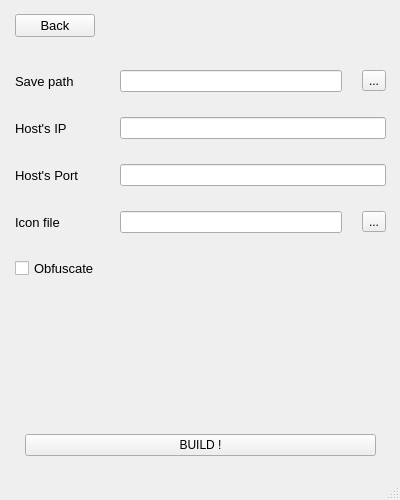
<?xml version="1.0" encoding="UTF-8"?>
<ui version="4.0">
 <class>MainWindow</class>
 <widget class="QMainWindow" name="MainWindow">
  <property name="geometry">
   <rect>
    <x>0</x>
    <y>0</y>
    <width>400</width>
    <height>500</height>
   </rect>
  </property>
  <property name="windowTitle">
   <string>PyRAT</string>
  </property>
  <property name="windowIcon">
   <iconset>
    <normaloff>../icons/pyrat_icon_fullsize.png</normaloff>../icons/pyrat_icon_fullsize.png</iconset>
  </property>
  <widget class="QWidget" name="centralwidget">
   <widget class="QWidget" name="formLayoutWidget">
    <property name="geometry">
     <rect>
      <x>0</x>
      <y>50</y>
      <width>401</width>
      <height>361</height>
     </rect>
    </property>
    <layout class="QFormLayout" name="formLayout">
     <property name="horizontalSpacing">
      <number>20</number>
     </property>
     <property name="verticalSpacing">
      <number>25</number>
     </property>
     <property name="leftMargin">
      <number>15</number>
     </property>
     <property name="topMargin">
      <number>20</number>
     </property>
     <property name="rightMargin">
      <number>15</number>
     </property>
     <property name="bottomMargin">
      <number>20</number>
     </property>
     <item row="0" column="0">
      <widget class="QLabel" name="label">
       <property name="font">
        <font>
         <pointsize>10</pointsize>
        </font>
       </property>
       <property name="text">
        <string>Save path</string>
       </property>
      </widget>
     </item>
     <item row="1" column="0">
      <widget class="QLabel" name="label_2">
       <property name="font">
        <font>
         <pointsize>10</pointsize>
        </font>
       </property>
       <property name="text">
        <string>Host's IP</string>
       </property>
      </widget>
     </item>
     <item row="1" column="1">
      <widget class="QLineEdit" name="hostEdit"/>
     </item>
     <item row="2" column="0">
      <widget class="QLabel" name="label_3">
       <property name="font">
        <font>
         <pointsize>10</pointsize>
        </font>
       </property>
       <property name="text">
        <string>Host's Port</string>
       </property>
      </widget>
     </item>
     <item row="2" column="1">
      <widget class="QLineEdit" name="portEdit"/>
     </item>
     <item row="4" column="0">
      <widget class="QCheckBox" name="obfuscateCheckBox">
       <property name="font">
        <font>
         <pointsize>10</pointsize>
        </font>
       </property>
       <property name="text">
        <string>Obfuscate</string>
       </property>
      </widget>
     </item>
     <item row="3" column="0">
      <widget class="QLabel" name="label_4">
       <property name="font">
        <font>
         <pointsize>10</pointsize>
        </font>
       </property>
       <property name="text">
        <string>Icon file</string>
       </property>
      </widget>
     </item>
     <item row="3" column="1">
      <layout class="QHBoxLayout" name="horizontalLayout">
       <property name="spacing">
        <number>20</number>
       </property>
       <item>
        <widget class="QLineEdit" name="iconEdit"/>
       </item>
       <item>
        <widget class="QToolButton" name="iconPathButton">
         <property name="text">
          <string>...</string>
         </property>
        </widget>
       </item>
      </layout>
     </item>
     <item row="0" column="1">
      <layout class="QHBoxLayout" name="horizontalLayout_2">
       <property name="spacing">
        <number>20</number>
       </property>
       <item>
        <widget class="QLineEdit" name="savePathEdit"/>
       </item>
       <item>
        <widget class="QToolButton" name="savePathButton">
         <property name="text">
          <string>...</string>
         </property>
        </widget>
       </item>
      </layout>
     </item>
    </layout>
   </widget>
   <widget class="QWidget" name="gridLayoutWidget">
    <property name="geometry">
     <rect>
      <x>0</x>
      <y>410</y>
      <width>401</width>
      <height>71</height>
     </rect>
    </property>
    <layout class="QGridLayout" name="gridLayout">
     <property name="leftMargin">
      <number>25</number>
     </property>
     <property name="topMargin">
      <number>20</number>
     </property>
     <property name="rightMargin">
      <number>25</number>
     </property>
     <property name="bottomMargin">
      <number>20</number>
     </property>
     <item row="0" column="0">
      <widget class="QPushButton" name="buildButton">
       <property name="text">
        <string>BUILD !</string>
       </property>
       <property name="icon">
        <iconset>
         <normaloff>../icons/build.png</normaloff>../icons/build.png</iconset>
       </property>
       <property name="iconSize">
        <size>
         <width>20</width>
         <height>20</height>
        </size>
       </property>
      </widget>
     </item>
    </layout>
   </widget>
   <widget class="QWidget" name="gridLayoutWidget_2">
    <property name="geometry">
     <rect>
      <x>0</x>
      <y>-20</y>
      <width>401</width>
      <height>91</height>
     </rect>
    </property>
    <layout class="QGridLayout" name="gridLayout_2">
     <property name="leftMargin">
      <number>15</number>
     </property>
     <property name="rightMargin">
      <number>15</number>
     </property>
     <item row="0" column="0">
      <widget class="QPushButton" name="backButton">
       <property name="sizePolicy">
        <sizepolicy hsizetype="Fixed" vsizetype="Fixed">
         <horstretch>0</horstretch>
         <verstretch>0</verstretch>
        </sizepolicy>
       </property>
       <property name="font">
        <font>
         <pointsize>10</pointsize>
        </font>
       </property>
       <property name="text">
        <string>Back</string>
       </property>
       <property name="icon">
        <iconset>
         <normaloff>../icons/back.png</normaloff>../icons/back.png</iconset>
       </property>
       <property name="iconSize">
        <size>
         <width>20</width>
         <height>20</height>
        </size>
       </property>
      </widget>
     </item>
     <item row="0" column="1">
      <spacer name="horizontalSpacer">
       <property name="orientation">
        <enum>Qt::Horizontal</enum>
       </property>
       <property name="sizeHint" stdset="0">
        <size>
         <width>40</width>
         <height>20</height>
        </size>
       </property>
      </spacer>
     </item>
    </layout>
   </widget>
  </widget>
  <widget class="QMenuBar" name="menubar">
   <property name="geometry">
    <rect>
     <x>0</x>
     <y>0</y>
     <width>400</width>
     <height>21</height>
    </rect>
   </property>
  </widget>
  <widget class="QStatusBar" name="statusbar"/>
 </widget>
 <resources/>
 <connections/>
</ui>
